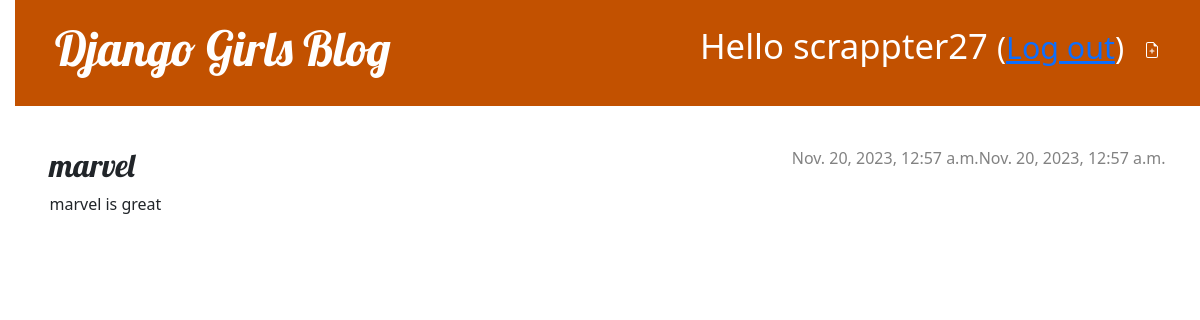
The app's page /post/1/ (signed in) with its own data.
### blog/models.py (models this page shows, shortened)
class Post(models.Model):
    author = models.ForeignKey('auth.User', on_delete=models.CASCADE)
    title = models.CharField(max_length=200)
    text = models.TextField()
    created_date = models.DateTimeField(default=timezone.now)
    published_date = models.DateTimeField(blank=True, null=True)

### blog/views.py (the view)
# urls.py: path('post/<int:pk>/', views.post_detail, name='post_detail'),
@login_required
def post_detail(request, pk):
    post = get_object_or_404(Post, pk=pk)
    return render(request, 'blog/post_detail.html', {'post': post})

### blog/templates/blog/post_detail.html (shortened to what this page needs)
{% extends 'blog/base.html' %}
{% block content %}
    <article class="post">
        {% if post.published_date %}
            <div class="date">
                {{ post.published_date }}
            </div>
        {% endif %}
        {% if post.published_date %}
            <div class="date">
                {{ post.published_date }}
            </div>
        {% else %}
            <a class="btn btn-default" href="{% url 'post_publish' pk=post.pk %}">Publish</a>
        {% endif %}
        <h2>{{ post.title }}</h2>
        <p>{{ post.text|linebreaksbr }}</p>
    </article>
{% endblock %}

### blog/templates/blog/base.html (shortened to what this page needs)
{% load static %}
<!DOCTYPE html>
<html>
<head>
    <link rel="stylesheet" href="https://cdn.jsdelivr.net/npm/bootstrap@5.1.3/dist/css/bootstrap.min.css">
    <link rel="stylesheet" href="{% static 'css/blog.css' %}">
</head>
<body>
    <div class="page-header">
        {% if user.is_authenticated %}
            <a href="{% url 'post_new' %}" class="top-menu">
            </a>
            <p class="top-menu">Hello {{ user.username }} <small>(<a href="{% url 'logout' %}">Log out</a>)</small></p>
        {% else %}
            <a href="{% url 'login' %}" class="top-menu"><span class="glyphicon glyphicon-lock"></span></a>
        {% endif %}
        <h1><a href="/">Django Girls Blog</a></h1>
    </div>
    <main class="content container">
        <div class="row">
            <div class="col">
                {% block content %}
                {% endblock %}
            </div>
        </div>
    </main>
</body>
</html>

### blog/static/css/blog.css (style rules this page uses)
h1 a, h2 a { color: #C25100; font-family: 'Lobster'; }
body { padding-left: 15px; }
.page-header { background-color: #C25100; margin-top: 0; margin-bottom: 40px; padding: 20px 20px 20px 40px; }
.page-header h1, .page-header h1 a, .page-header h1 a:visited, .page-header h1 a:active { color: #ffffff; font-size: 36pt; text-decoration: none; }
h1, h2, h3, h4 { font-family: 'Lobster', cursive; }
.date { color: #828282; }
.top-menu, .top-menu:hover, .top-menu:visited { color: #ffffff; float: right; font-size: 26pt; margin-right: 20px; }
.post { margin-bottom: 70px; }
.post > .date, .post > .actions { float: right; }

### blog/templates/blog/base.html (style rules this page uses)
h1 a, h2 a { color: #C25100; font-family: 'Lobster'; }
body { padding-left: 15px; }
.page-header { background-color: #C25100; margin-top: 0; margin-bottom: 40px; padding: 20px 20px 20px 40px; }
.page-header h1, .page-header h1 a, .page-header h1 a:visited, .page-header h1 a:active { color: #ffffff; font-size: 36pt; text-decoration: none; }
h1, h2, h3, h4 { font-family: 'Lobster', cursive; }
.date { color: #828282; }
.top-menu, .top-menu:hover, .top-menu:visited { color: #ffffff; float: right; font-size: 26pt; margin-right: 20px; }
.post { margin-bottom: 70px; }
.post > .date, .post > .actions { float: right; }

### records on screen
Post: published_date "Nov. 20, 2023, 12:57 a.m.", title "marvel", text "marvel is great"

### other values on screen
{{ user.username }} "scrappter27"
